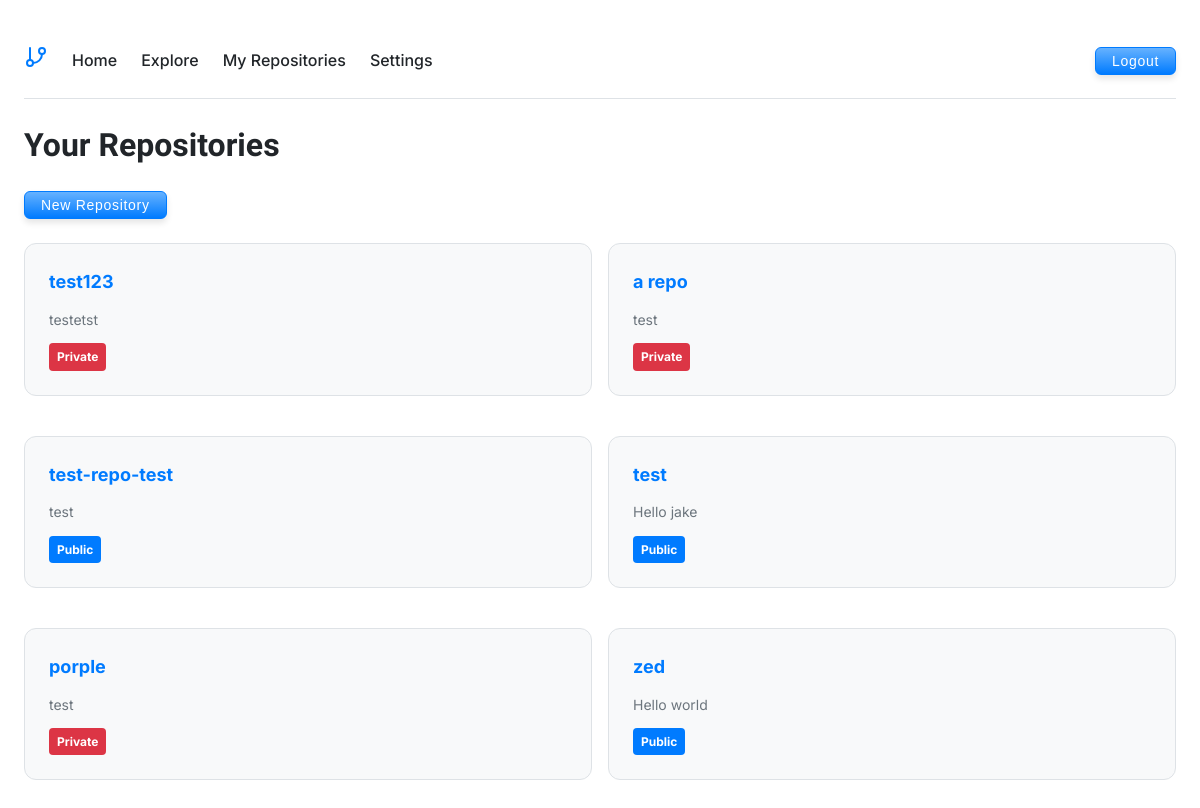
/dashboard.php (signed in), run on the app's committed database.
### tables this page shows
CREATE TABLE repositories (
        id INTEGER PRIMARY KEY AUTOINCREMENT,
        user_id INTEGER NOT NULL,
        name TEXT NOT NULL,
        description TEXT,
        is_public BOOLEAN DEFAULT 0,
        created_at DATETIME DEFAULT CURRENT_TIMESTAMP,
        last_updated DATETIME DEFAULT CURRENT_TIMESTAMP,
        FOREIGN KEY (user_id) REFERENCES users(id),
        UNIQUE(user_id, name)
    );

### includes/auth.php (called while the page is built, shortened)
<?php
function isLoggedIn() {
    return isset($_SESSION['user_id']);
}

### includes/repository.php (called while the page is built, shortened)
<?php
require_once 'auth.php';
function listUserRepositories($userId, $username) {
    $db = Database::getInstance();
    $stmt = $db->prepare('
        SELECT * FROM repositories
        WHERE user_id = :user_id
        ORDER BY created_at DESC
    ');
    $stmt->bindValue(':user_id', $userId, SQLITE3_INTEGER);
    $repos = [];
    $result = $stmt->execute();
    while ($row = $result->fetchArray(SQLITE3_ASSOC)) {
        $repos[] = $row;
    }
    $dir = "/Users/fultonbrowne/code/users/$username";
    $files = scandir($dir);
    return $repos;
}

### includes/database.php (called while the page is built, shortened)
<?php
class Database {
    private static $db = null;
    public static function getInstance() {
        if (self::$db === null) {
            self::$db = new SQLite3('gitplace.db');
            self::$db->enableExceptions(true);
        }
        return self::$db;
    }
}
function initDatabase() {
    $db = Database::getInstance();
    $db->exec('CREATE TABLE IF NOT EXISTS users (
        id INTEGER PRIMARY KEY AUTOINCREMENT,
        username TEXT UNIQUE NOT NULL,
        password_hash TEXT NOT NULL,
        repo_path TEXT UNIQUE NOT NULL,
        created_at DATETIME DEFAULT CURRENT_TIMESTAMP
    )');
    $db->exec('CREATE TABLE IF NOT EXISTS repositories (
        id INTEGER PRIMARY KEY AUTOINCREMENT,
        user_id INTEGER NOT NULL,
        name TEXT NOT NULL,
        description TEXT,
        is_public BOOLEAN DEFAULT 0,
        created_at DATETIME DEFAULT CURRENT_TIMESTAMP,
        last_updated DATETIME DEFAULT CURRENT_TIMESTAMP,
        FOREIGN KEY (user_id) REFERENCES users(id),
        UNIQUE(user_id, name)
    )');
    $db->exec('CREATE TABLE IF NOT EXISTS issues (
        id INTEGER PRIMARY KEY AUTOINCREMENT,
        repository_id INTEGER NOT NULL,
        title TEXT NOT NULL,
        description TEXT,
        status TEXT NOT NULL DEFAULT "open",
        created_by INTEGER NOT NULL,
        assigned_to INTEGER,
        created_at DATETIME DEFAULT CURRENT_TIMESTAMP,
        updated_at DATETIME DEFAULT CURRENT_TIMESTAMP,
        FOREIGN KEY (repository_id) REFERENCES repositories(id),
        FOREIGN KEY (created_by) REFERENCES users(id),
        FOREIGN KEY (assigned_to) REFERENCES users(id)
    )');
    $db->exec('CREATE TABLE IF NOT EXISTS issue_comments (
        id INTEGER PRIMARY KEY AUTOINCREMENT,
        issue_id INTEGER NOT NULL,
        user_id INTEGER NOT NULL,
        comment TEXT NOT NULL,
        created_at DATETIME DEFAULT CURRENT_TIMESTAMP,
        FOREIGN KEY (issue_id) REFERENCES issues(id),
        FOREIGN KEY (user_id) REFERENCES users(id)
    )');
    $db->exec('CREATE TABLE IF NOT EXISTS ssh_keys (
            id INTEGER PRIMARY KEY AUTOINCREMENT,
            user_id INTEGER NOT NULL,
            name TEXT NOT NULL,
            public_key TEXT NOT NULL,
            fingerprint TEXT NOT NULL,
            created_at DATETIME DEFAULT CURRENT_TIMESTAMP,
            last_used_at DATETIME,
            FOREIGN KEY (user_id) REFERENCES users(id),
            UNIQUE(user_id, fingerprint)
        )');
        $hasGitName = $db->querySingle("SELECT COUNT(*) FROM pragma_table_info('users') WHERE name='git_name'") > 0;
}

### dashboard.php (the view, shortened to what this page needs)
<?php
require_once 'includes/auth.php';
require_once 'includes/database.php';
require_once 'includes/repository.php';
initDatabase();
?>
<!DOCTYPE html>
<html>
<head>
    <link rel="stylesheet" href="style.css">
</head>
<body>
    <?php include 'includes/header.php'; ?>
    <?php if (!isLoggedIn()): ?>
        You are not supposed to be here lmao.
    <?php else: ?>
        <div class="repository-list">
            <h1>Your Repositories</h1>
                <form action="new_repo.php" method="get" style="padding-bottom: 24px;">
                    <button type="submit" class="btn-primary">New Repository</button>
                </form>
            <?php
            $userRepos = listUserRepositories($_SESSION['user_id'], $_SESSION['username']);
            if (empty($userRepos)): ?>
                <p>You don't have any repositories yet.</p>
            <?php else: ?>
                <div class="grid-container">
                    <?php foreach ($userRepos as $repo): ?>
                        <div class="repo-card">
                            <a href="files.php?repo=<?php echo urlencode($repo['name']); ?>">
                                <?php echo htmlspecialchars($repo['name']); ?>
                            </a>
                            <?php if ($repo['description']): ?>
                                <p class="repo-description">
                                    <?php echo htmlspecialchars($repo['description']); ?>
                                </p>
                            <?php endif; ?>
                            <span class="repo-visibility <?php echo $repo['is_public'] ? '' : 'private'; ?>">
                                <?php echo $repo['is_public'] ? 'Public' : 'Private'; ?>
                            </span>
                        </div>
                    <?php endforeach; ?>
                </div>
            <?php endif; ?>
        </div>
    <?php endif; ?>
</body>
</html>

### style.css (style rules this page uses)
@media (prefers-color-scheme: light) { :root { --background: #ffffff; --surface: #f8f9fa; --text: #212529; --white-text: #ffffff; --accent: #007bff; --light-accent: #66b2ff; --muted: #6c757d; --border: #dee2e6; } }
* { box-sizing: border-box; }
body { margin: 0 auto; padding: 24px; background-color: var(--background); color: var(--text); font-family: "Inter", sans-serif; line-height: 1.6; font-size: 16px; max-width: 1200px; }
h1 { font-family: "Judson", serif; }
h1, h2, h3, h4, h5, h6 { color: var(--highlight); margin-bottom: 20px; }
a { color: var(--accent); text-decoration: none; transition: color 0.3s ease; }
.btn-primary { display: inline-flex; align-items: center; justify-content: center; white-space: nowrap; border-radius: 0.375rem; font-size: 0.875rem; font-weight: 500; transition: all 0.3s ease; outline: none; ring-offset-color: white; box-shadow: 0 0 0 2px var(--accent); ring-offset-width: 2px; background: linear-gradient( to top, var(--accent), var(--light-accent) ); border: 1px solid #007bff; color: white; padding: 0.5rem 1rem; height: 1.75rem; letter-spacing: 0.05em; box-shadow: 0 4px 6px rgba(0, 0, 0, 0.1); }
.repo-card { background: var(--surface); padding: 24px; border-radius: 12px; margin-bottom: 24px; border: 1px solid var(--border); transition: box-shadow 0.3s ease; }
.repo-card a { font-size: 18px; font-weight: 700; color: var(--accent); text-decoration: none; transition: color 0.3s ease; }
.repo-description { color: var(--muted); margin: 12px 0; font-size: 14px; }
.repo-visibility { display: inline-block; padding: 4px 8px; border-radius: 4px; font-size: 12px; font-weight: 700; color: var(--white-text); background-color: var(--accent); }
.repo-visibility.private { background-color: #dc3545; }
.grid-container { display: grid; grid-template-columns: repeat(2, 1fr); gap: 16px; }

### data on the page
repositories: name "test123", description "testetst", is_public "Private"
repositories: name "a repo", description "test", is_public "Private"
repositories: name "test-repo-test", description "test", is_public "Public"
repositories: name "test", description "Hello jake", is_public "Public"
repositories: name "porple", description "test", is_public "Private"
repositories: name "zed", description "Hello world", is_public "Public"
